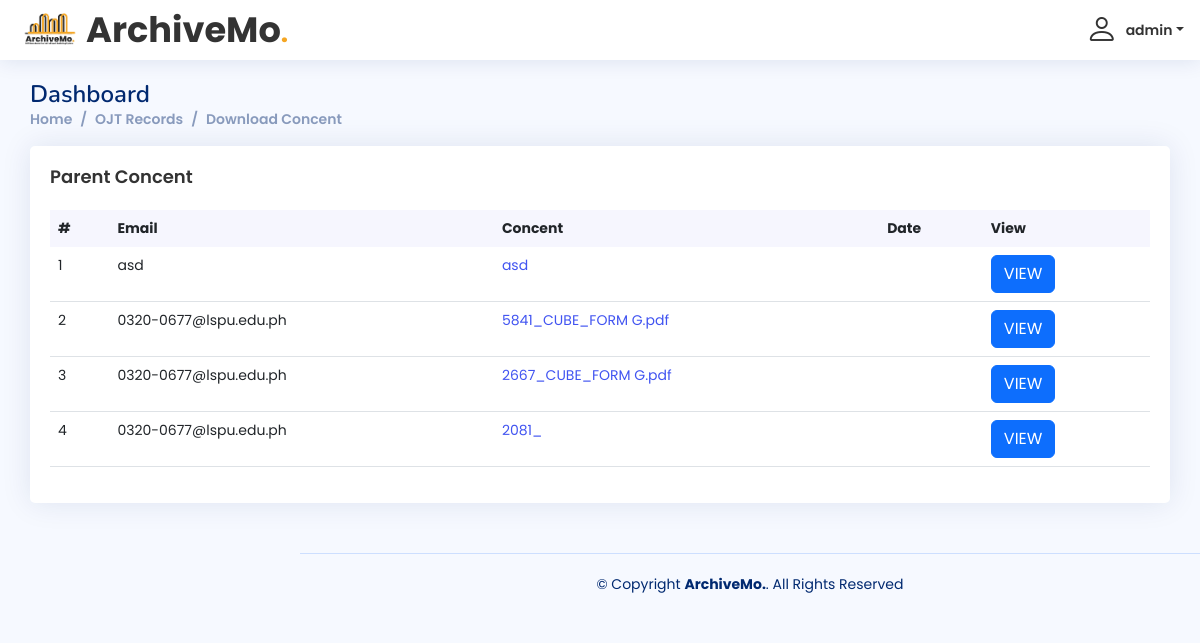
/admin/concent-dashboard.php (signed in), run on an earlier commit of the app's database.
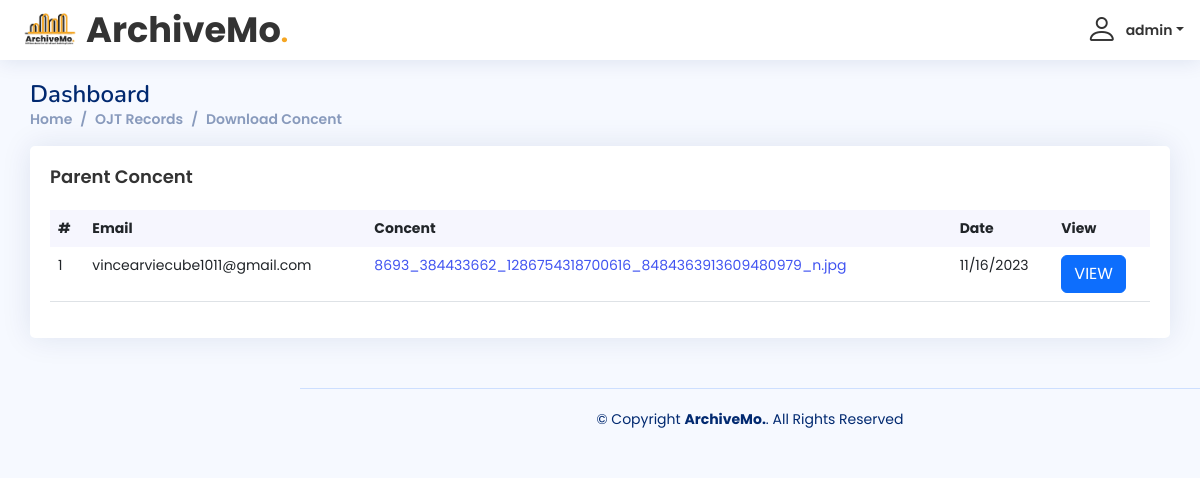
And on a later commit of the database.
### tables this page shows
CREATE TABLE `concent` (
  `id` int(11) NOT NULL,
  `email` text NOT NULL,
  `concent` text NOT NULL,
  `date` text NOT NULL
);

### admin/concent-dashboard.php (the view, shortened to what this page needs)
<?php
include 'dbconn.php';
?>
<!DOCTYPE html>
<html lang="en">
<head>
  <link href="assets/vendor/bootstrap/css/bootstrap.min.css" rel="stylesheet">
  <link href="assets/vendor/bootstrap-icons/bootstrap-icons.css" rel="stylesheet">
  <link href="assets/vendor/boxicons/css/boxicons.min.css" rel="stylesheet">
  <link href="assets/vendor/quill/quill.snow.css" rel="stylesheet">
  <link href="assets/vendor/quill/quill.bubble.css" rel="stylesheet">
  <link href="assets/vendor/remixicon/remixicon.css" rel="stylesheet">
  <link href="assets/vendor/simple-datatables/style.css" rel="stylesheet">
  <link href="assets/css/style.css" rel="stylesheet">
</head>
<body>
  <header id="header" class="header fixed-top d-flex align-items-center">
    <div class="d-flex align-items-center justify-content-between">
      <a href="admin-index.php" class="logo d-flex align-items-center">
        <img src="img/logo3.png" alt="" style="width: auto; height: 60px">
        <span class="logo-name">ArchiveMo<span style="color: #F5A623; font-family: Poppins, sans-serif">.</span></span>
      </a>
    </div>
    <nav class="header-nav ms-auto">
      <ul class="d-flex align-items-center">
        <li class="nav-item dropdown pe-3">
          <a class="nav-link nav-profile d-flex align-items-center pe-0" href="#" data-bs-toggle="dropdown">
            <?php
            $email = $_SESSION['useremail'];
            $result = mysqli_query($conn, "SELECT * FROM admin WHERE username ='$email'");
            while ($row = mysqli_fetch_array($result)) {
            ?>
              <i class="bi bi-person" style="font-size: 2rem;"></i>
              <span class="d-none d-md-block dropdown-toggle ps-2"><?php echo $row["username"]; ?></span>
          </a>
            <?php
            }
            ?>
        </li>
      </ul>
    </nav>
  </header>
  <main id="main" class="main" style="margin-left: 0;">
    <div class="pagetitle">
      <h1>Dashboard</h1>
      <nav>
        <ol class="breadcrumb">
          <li class="breadcrumb-item"><a href="admin-index.php">Home</a></li>
          <li class="breadcrumb-item active"><a href="ojt-dashboard.php">OJT Records</a></li>
          <li class="breadcrumb-item">Download Concent</li>
        </ol>
      </nav>
    </div>
    <section class="section dashboard">
      <div class="row">
        <div class="col-12">
          <div class="card recent-sales overflow-auto">
            <div class="card-body">
              <h5 class="card-title">Parent Concent</h5>
              <table class="table datatable">
                <thead>
                  <tr>
                    <th>#</th>
                    <th>Email</th>
                    <th>Concent</th>
                    <th>Date</th>
                    <th>View</th>
                  </tr>
                </thead>
                <tbody>
                  <?php
                  $result = mysqli_query($conn, "SELECT * FROM concent");
                  while ($row = mysqli_fetch_array($result)) {
                  ?>
                    <tr>
                      <td scope="row"><?php echo $row["id"]; ?></td>
                      <td scope="row"><?php echo $row["email"]; ?></td>
                      <td><a href="?id=<?php echo $row['id']; ?>"><?php echo $row['concent']; ?></td>
                      <td scope="row"><?php echo $row["date"]; ?></td>
                      <td><a href="javascript:void(0);" class="btn btn-primary viewmodal" data-id="<?php echo $row['id']; ?>" data-concent="<?php echo $row['concent']; ?>">VIEW</a></td>
                    </tr>
                  <?php
                  }
                  ?>
                </tbody>
              </table>
            </div>
          </div>
        </div>
      </div>
    </section>
  </main>
  <footer id="footer" class="footer">
    <div class="copyright">
      &copy; Copyright <strong><span>ArchiveMo.</span></strong>. All Rights Reserved
    </div>
  </footer>
</body>
</html>

What changed in the data, as far as the page shows it:
removed concent: id "2", email "0320-0677@lspu.edu.ph", concent "5841_CUBE_FORM G.pdf"
removed concent: id "3", email "0320-0677@lspu.edu.ph", concent "2667_CUBE_FORM G.pdf"
removed concent: id "4", email "0320-0677@lspu.edu.ph", concent "2081_"
changed concent id 1: email "asd" → "vincearviecube1011@gmail.com"; concent "asd" → "8693_384433662_1286754318700616_8484363913609480979_n.jpg"; date (not shown) → "11/16/2023"
